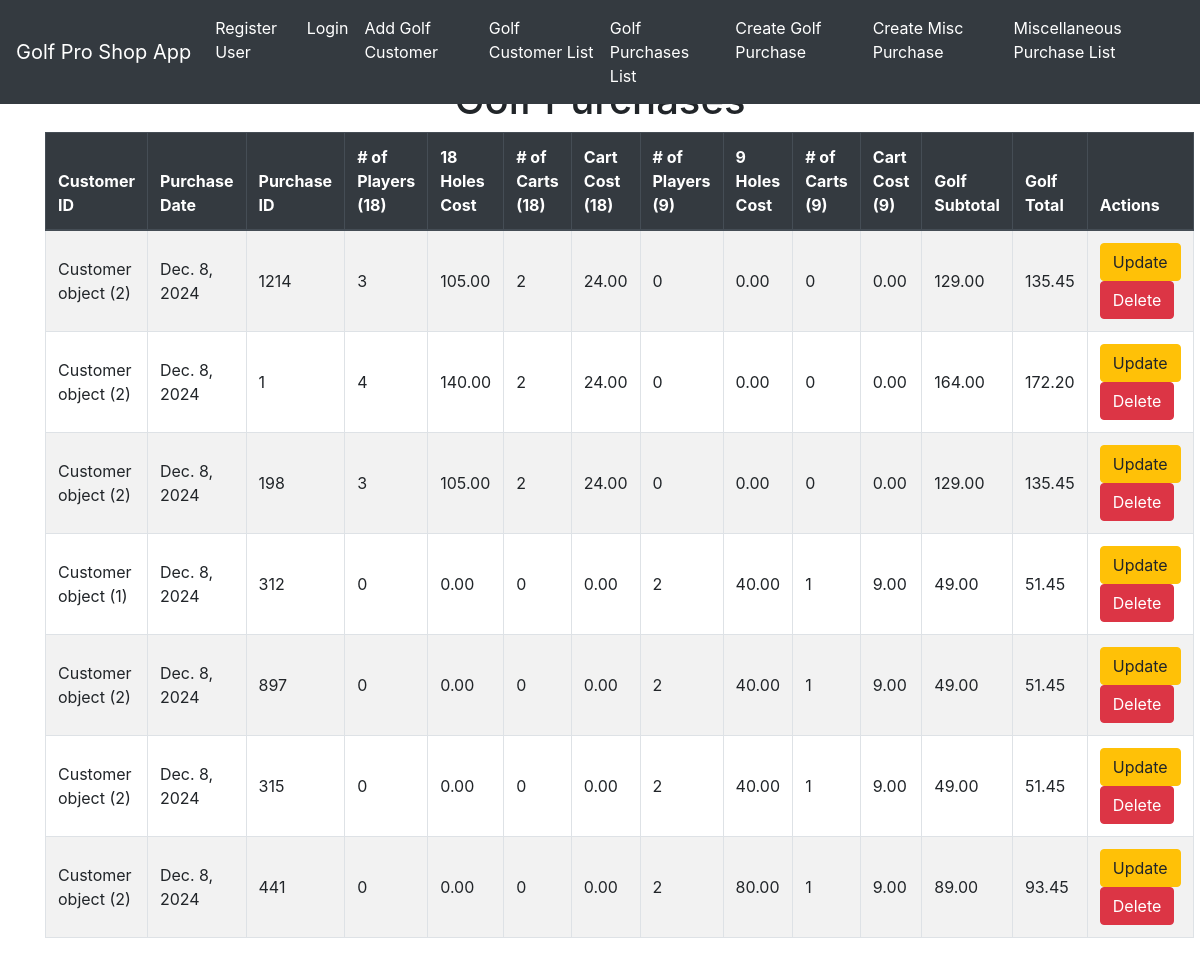
Page /gplist/ on the earlier database version.
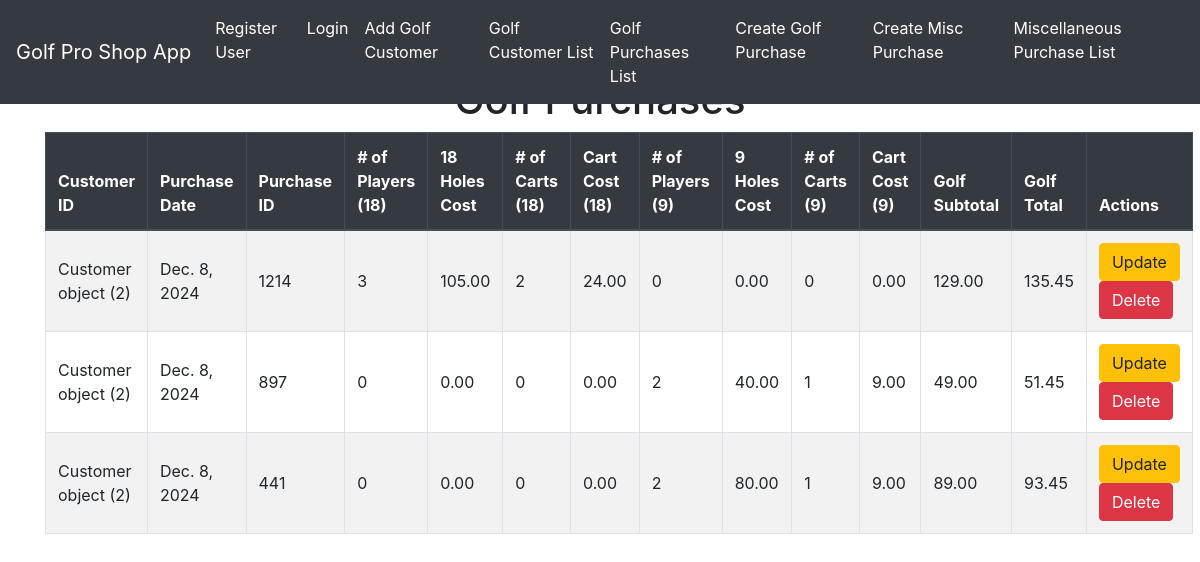
Same page on the later database version.
### golfproapp/models.py (models this page shows, shortened)
class Golf_purchases(models.Model):
    customer_id = models.ForeignKey(Customer, on_delete=models.CASCADE)
    gp_date= models.DateField(default=timezone.now)
    gp_id = models.IntegerField(default=1, unique=True)
    num_18_players = models.IntegerField(default=1)
    holes_18_price = models.DecimalField(default=35.00, max_digits=10, decimal_places=2)
    num_9_players = models.IntegerField(default=1)
    holes_9_price = models.DecimalField(default=20.00, max_digits=10, decimal_places=2)
    num_18_carts = models.IntegerField(default=1)
    num_9_carts = models.IntegerField(default=1)
    cart_9_price = models.DecimalField(default=9.00, max_digits=10, decimal_places=2)
    cart_18_price = models.DecimalField(default=12.00, max_digits=10, decimal_places=2)
    golf_subtotal = models.DecimalField(default=0.00, max_digits=10, decimal_places=2)
    golf_tax=models.DecimalField(default=.05, max_digits=10, decimal_places=2)
    golf_total=models.DecimalField(default=.05, max_digits=10, decimal_places=2)

class Customer(models.Model):
    customer_id = models.AutoField(primary_key=True)
    golferchoice=[('Y','Yes'),('N','No'),]
    gchoice = models.CharField(max_length=1, choices=golferchoice, default='Y')
    fname = models.TextField(max_length=10, default="Golfer1")
    lname = models.TextField(max_length=10, default="Golfer1Lname")
    g_phone = models.CharField(default="555-867-5309", max_length=15)
    g_email = models.CharField(default="bob.smith@aol.com", max_length=30)

### golfproapp/views.py (the view)
# urls.py: path('gplist/', views.golf_purchases_list_view.as_view(), name = 'golf_purchase_list_view'),
class golf_purchases_list_view(ListView):
    model = Golf_purchases
    template_name = 'golf_purchases_list.html'
    context_object_name='golf_purchase_object_list'
    def get_queryset(self):
        queryset = super().get_queryset()
        return queryset

### golfproapp/templates/golfproapp/golf_purchases_list.html (shortened to what this page needs)
{% extends "golfproapp/layout.html" %}
{% block content %}
    <h1 class="text-center">Golf Purchases</h1>
    <table class="table table-bordered table-striped ">
        <thead class="thead-dark">
            <tr>
                <th>Customer ID</th>
                <th>Purchase Date</th>
                <th>Purchase ID</th>
                <th># of Players (18)</th>
                <th>18 Holes Cost</th>
                <th># of Carts (18)</th>
                <th>Cart Cost (18)</th>
                <th># of Players (9)</th>
                <th>9 Holes Cost</th>
                <th># of Carts (9)</th>
                <th>Cart Cost (9)</th>
                <th>Golf Subtotal</th>
                <th>Golf Total</th>
                <th>Actions</th>
            </tr>
        </thead>
        <tbody>
            {% for golf_purchase in object_list %}
            <tr>
                <td>{{ golf_purchase.customer_id }} </td>
                <td>{{ golf_purchase.gp_date }} </td>
                <td>{{ golf_purchase.gp_id }} </td>
                <td>{{ golf_purchase.num_18_players }} </td>
                <td>{{ golf_purchase.holes_18_price }} </td>
                <td>{{ golf_purchase.num_18_carts }} </td>
                <td>{{ golf_purchase.cart_18_price }} </td>
                <td>{{ golf_purchase.num_9_players }} </td>
                <td>{{ golf_purchase.holes_9_price }} </td>
                <td>{{ golf_purchase.num_9_carts }} </td>
                <td>{{ golf_purchase.cart_9_price }} </td>
                <td>{{ golf_purchase.golf_subtotal }} </td>
                <td>{{ golf_purchase.golf_total }} </td>
                <td>
                    <a href="{% url 'golf_purchase_update' golf_purchase.gp_id %}" class="btn btn-warning" >Update</a>
                    <a href="{% url 'golf_purchase_delete' golf_purchase.gp_id %}" class="btn btn-danger" >Delete</a>
                </td>
            </tr>
            {% endfor %}
        </tbody>
    </table>
{% endblock %}

Differences in the rows shown:
removed Golf_purchases: customer_id "Customer object (2)", gp_date "Dec. 8, 2024", gp_id "1", num_18_players "4", holes_18_price "140.00", num_18_carts "2", cart_18_price "24.00", num_9_players "0", holes_9_price "0.00", num_9_carts "0", cart_9_price "0.00", golf_subtotal "164.00", golf_total "172.20"
removed Golf_purchases: customer_id "Customer object (2)", gp_date "Dec. 8, 2024", gp_id "198", num_18_players "3", holes_18_price "105.00", num_18_carts "2", cart_18_price "24.00", num_9_players "0", holes_9_price "0.00", num_9_carts "0", cart_9_price "0.00", golf_subtotal "129.00", golf_total "135.45"
removed Golf_purchases: customer_id "Customer object (1)", gp_date "Dec. 8, 2024", gp_id "312", num_18_players "0", holes_18_price "0.00", num_18_carts "0", cart_18_price "0.00", num_9_players "2", holes_9_price "40.00", num_9_carts "1", cart_9_price "9.00", golf_subtotal "49.00", golf_total "51.45"
removed Golf_purchases: customer_id "Customer object (2)", gp_date "Dec. 8, 2024", gp_id "315", num_18_players "0", holes_18_price "0.00", num_18_carts "0", cart_18_price "0.00", num_9_players "2", holes_9_price "40.00", num_9_carts "1", cart_9_price "9.00", golf_subtotal "49.00", golf_total "51.45"
